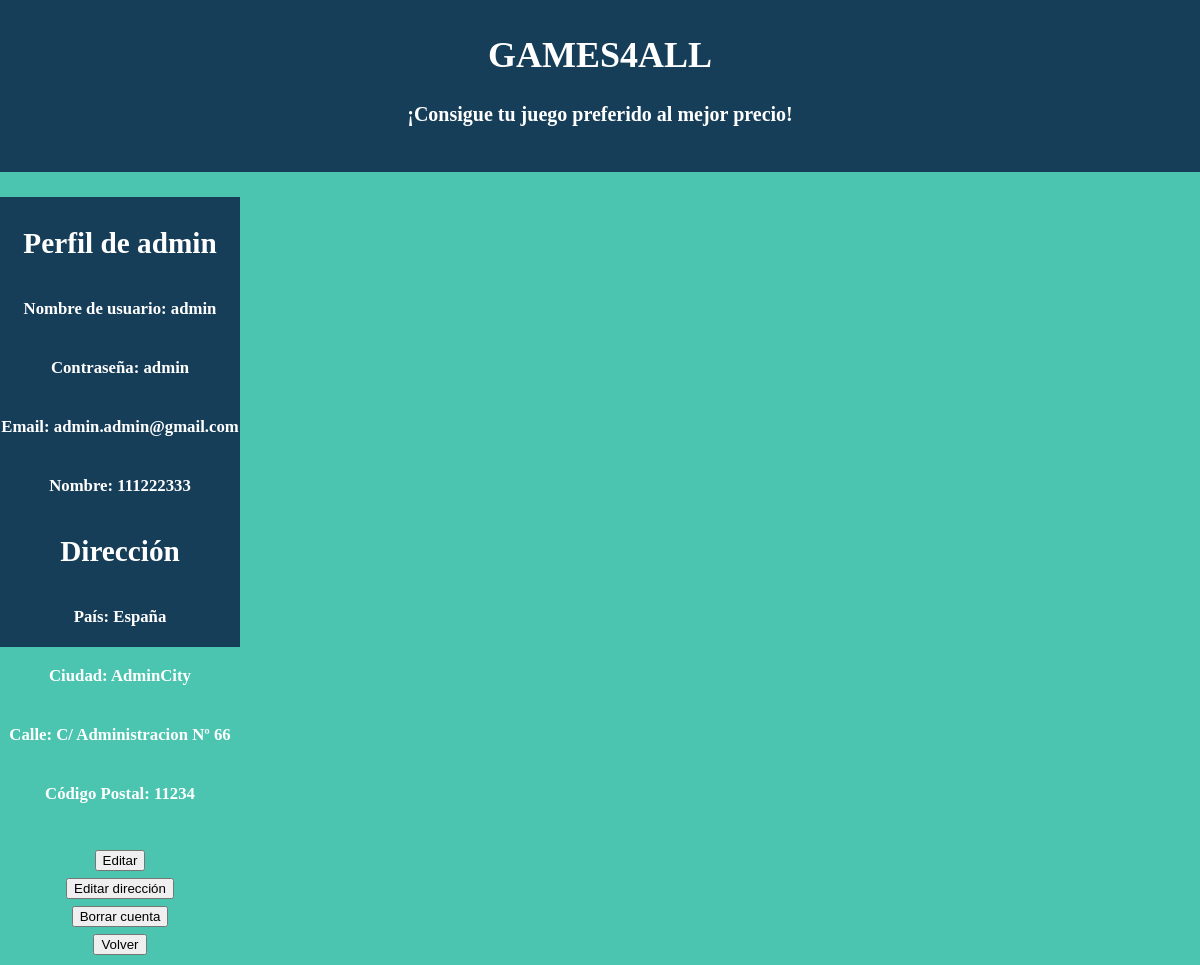
/gestionar_perfil.php (signed in), run on the app's committed database.
### tables this page shows
CREATE TABLE `usuario` (
  `id_usuario` int(11) NOT NULL,
  `rol` varchar(15) NOT NULL DEFAULT 'usuario',
  `alias` varchar(15) NOT NULL,
  `password` varchar(15) NOT NULL,
  `correo` varchar(30) NOT NULL,
  `nombre` varchar(60) NOT NULL,
  `pais` varchar(20) NOT NULL,
  `ciudad` varchar(20) NOT NULL,
  `direccion` varchar(40) NOT NULL,
  `cod_postal` varchar(8) NOT NULL
);

### gestionar_perfil.php (the view, shortened to what this page needs)
<!DOCTYPE html>
<html>
    <head>
        <link rel="stylesheet" href="estilos.css">
        <div id="header">
        <h1>GAMES4ALL</h1>
        <h4>¡Consigue tu juego preferido al mejor precio!</h4>
    </div>
    </head>
     <?php
        $alias = $_COOKIE['alias'];
        $conexion = mysqli_connect("localhost", "root", "", "games4all")or die("Fallo al hacer la consulta.");
        $consulta = mysqli_query($conexion, "SELECT * FROM usuario WHERE alias = '$alias'");
        $linea = mysqli_fetch_array($consulta);
        $alias = $linea["alias"];
        $pass = $linea["password"];
        $email = $linea["correo"];
        $nombre = $linea["nombre"];
        $pais = $linea["pais"];
        $ciudad = $linea["ciudad"];
        $direccion = $linea["direccion"];
        $cod_postal = $linea["cod_postal"];
    ?>
    <body style="background-color: #4CC5B0; text-align: center; color: #000000;">
        <div style="float: left; width: 20%; height: 450px; background-color: #173E59; color: #ffffff;font-size: 25px;">
            <h3>Perfil de <?php echo $alias ?></h3>
            <h6>Nombre de usuario: <?php echo $alias ?></h6>
            <h6>Contraseña: <?php echo $pass ?></h6>
            <h6>Email: <?php echo $email ?></h6>
            <h6>Nombre: <?php echo $nombre ?></h6>
            <h3>Dirección</h3>
            <h6>País: <?php echo $pais ?></h6>
            <h6>Ciudad: <?php echo $ciudad ?></h6>
            <h6>Calle: <?php echo $direccion ?></h6>
            <h6>Código Postal: <?php echo $cod_postal ?></h6>
            <form method="post" action="editar_usuario.php">
            <input type="submit" value="Editar">
            </form>
            <form method="post" action="datos_direccion.php?origen=perfil">
            <input type="submit" value="Editar dirección">
            </form>
            <form method="post" action="borrar_usuario.php">
                <input type="submit" value="Borrar cuenta">
            </form>
            <form method="POST" action="menus.php">
                <input type="submit" value="Volver">
            </form>
        </div>
    </body>
</html>

### estilos.css (style rules this page uses)
body { background: url('fondo.png') no-repeat center center fixed; background-size: contain; text-align: center; color: #4CC5B0; margin: 0; }
#header { background-color: #173E59; color: #ffffff; padding: 20px; margin-top: -10px; margin-left: 0px; margin-right: 0px; margin-bottom: 25px; }
#header h1 { font-family: 'Brush Script MT', cursive; font-size: 36px; }
#header h4 { font-family: 'Brush Script MT', cursive; font-size: 20px; }

### data on the page
usuario: alias "admin", password "admin", correo "admin.admin@gmail.com", nombre "111222333", pais "España", ciudad "AdminCity", direccion "C/ Administracion Nº 66", cod_postal "11234"
